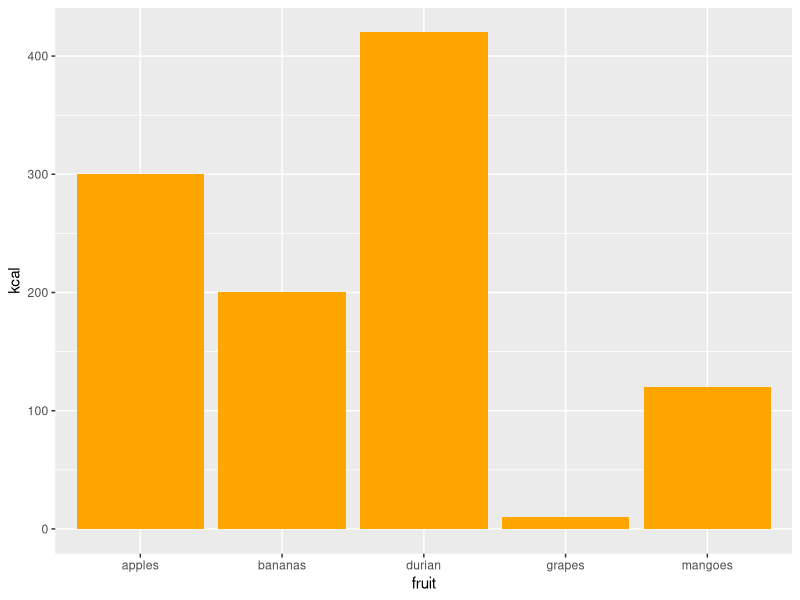

This chart was generated by the following R code:
library(tidyverse)
library(stringr)

# sample:
read.csv("../data/chicago_edited.csv")


fruit <- c("bananas", "apples", "mangoes", "grapes", "durian")
kcal <- c(200, 300, 120, 10, 420)
bh_df <- data.frame(fruit, kcal)

bh_plot <- ggplot(bh_df) +
  geom_col(aes(
    x = fruit,
    y = kcal
  ),
    fill = "orange")

num <- "2067771122"
word <- "loser"

# bright

chicago <- read.csv("../data/chicago_edited.csv")

#calculations:

chicago_summary <- summary(chicago %>% 
          select(amount_awarded)) # use for a scope
View(chicago_summary)

ccc <- chicago %>% 
  select(amount_awarded)

# coding and getting the summary components

chicago_mean_variable_df <- ccc %>% 
  summarise(mean = mean(amount_awarded, na.rm = TRUE))
chicago_mean <- chicago_mean_variable_df$mean

chicago_median_variable_df <- ccc %>% 
  summarise(x = median(amount_awarded, na.rm = TRUE))
chicago_median <- chicago_median_variable_df$x

chicago_min_variable_df <- ccc %>% 
  filter(amount_awarded == min(amount_awarded, na.rm = TRUE))
chicago_min <- chicago_min_variable_df$amount_awarded[1]

chicago_max_variable_df <- ccc %>% 
  filter(amount_awarded == max(amount_awarded, na.rm = TRUE))
chicago_max <- chicago_max_variable_df$amount_awarded[1]

chicago_total_variable_df <- ccc %>% 
  summarise(x = sum(amount_awarded, na.rm = TRUE))
chicago_total <- chicago_total_variable_df$x

chicago_false_arrest_amt <- chicago %>% 
  filter(str_detect(summary_allegations, "False Arrest"))


# list components

chicago_info <- list()
chicago_info$rows <- nrow(chicago)
chicago_info$cols <- ncol(chicago)
chicago_info$mean <- chicago_mean
chicago_info$median <- chicago_median
chicago_info$min <- chicago_min
chicago_info$max <- chicago_max
chicago_info$range <- chicago_max - chicago_min
chicago_info$std <- sd(chicago$amount_awarded, na.rm = TRUE)

#my additional:

chicago_info$total <- chicago_total_variable_df
chicago_info$false_arrest_charges <- nrow(chicago_false_arrest_amt)


View(chicago_info)

# salma















# paul























